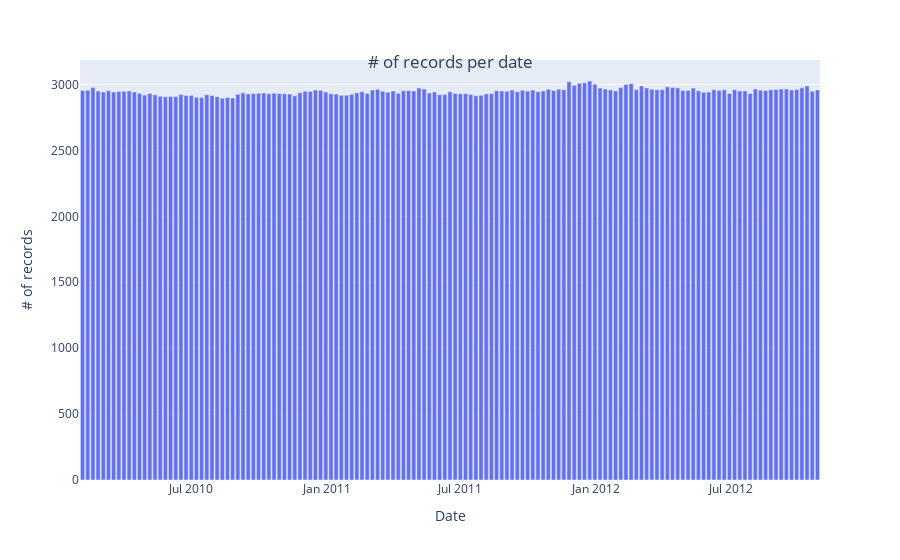

The code cell stored with this chart in its notebook:
### Markdown cell above
We can see that we have data ranging from February 5th, 2010 all the way to October 26, 2012.  
We have about 3000 observations for each week

### Code cell
fig = px.bar(df, x = df.Date.value_counts().index,y = df.Date.value_counts().values,
            labels={
                     "x": "Date",
                     "y": "# of records"
                 })

fig.update_layout(title={'text' : "# of records per date",
                         'y':0.9,
                         'x':0.5,
                         'xanchor' : 'center',
                         'yanchor' : 'top'})
fig.show()

### Figure 1 — Plotly figure (JSON) as saved in the notebook; plotly's stock layout.template omitted (floating-point values rounded to 4 significant figures; data arrays with more than 128 entries replaced by an {"elided": "..."} marker saying what was removed)
{"data": [{"alignmentgroup": "True", "hovertemplate": "Date=%{x}<br># of records=%{y}<extra></extra>", "legendgroup": "", "marker": {"color": "#636efa", "pattern": {"shape": ""}}, "name": "", "offsetgroup": "", "orientation": "v", "showlegend": false, "textposition": "auto", "type": "bar", "x": {"elided": "143 str values"}, "xaxis": "x", "y": {"elided": "143 int values"}, "yaxis": "y"}], "layout": {"autosize": true, "barmode": "relative", "legend": {"tracegroupgap": 0}, "margin": {"t": 60}, "title": {"text": "# of records per date", "x": 0.5, "xanchor": "center", "y": 0.9, "yanchor": "top"}, "xaxis": {"anchor": "y", "autorange": true, "domain": [0, 1], "range": ["2010-02-01 12:00", "2012-10-29 12:00"], "title": {"text": "Date"}, "type": "date"}, "yaxis": {"anchor": "x", "autorange": true, "domain": [0, 1], "range": [0, 3186.0], "title": {"text": "# of records"}, "type": "linear"}}}
